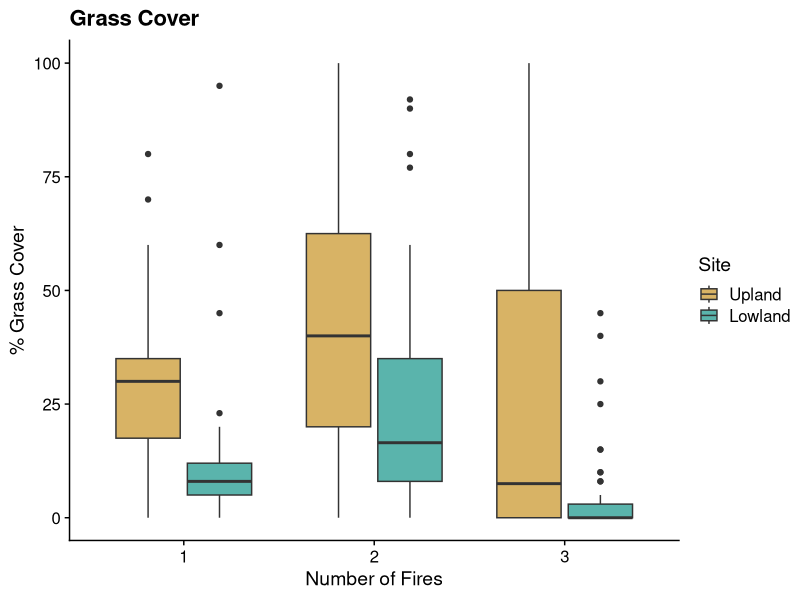

The R source for this figure:
# Grass cover

library(tidyverse)
library(here)
library(cowplot)
theme_set(theme_cowplot())


grass <- read.csv(here("data/gram_cover.csv"))

grass %>%
  filter(TREATMENT !=0) %>%
  ggplot(aes(x = factor(TREATMENT), y = GRAM, fill = SITE)) + geom_boxplot() + 
  labs(x = "Number of Fires", y = "% Grass Cover", title = "Grass Cover")+
  scale_fill_manual(values = c("#d8b365", "#5ab4ac"),
                    labels = c("Upland", "Lowland"),
                    name = "Site")
